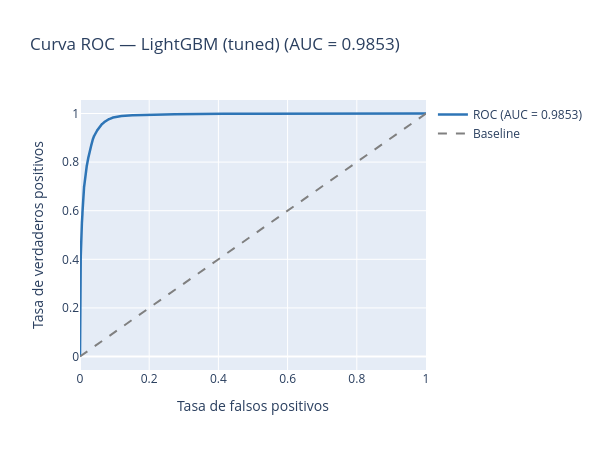

Notebook source saved alongside this figure:
### Markdown cell above
---
### Métricas del modelo — Curva ROC y comparativa

### Code cell
# Curva ROC interactiva
y_prob = modelo.predict_proba(X_test)[:, 1]
fpr, tpr, _ = roc_curve(y_test, y_prob)
roc_auc_val = auc(fpr, tpr)

fig_roc = go.Figure()
fig_roc.add_trace(go.Scatter(
    x=fpr, y=tpr, mode='lines',
    name=f'ROC (AUC = {roc_auc_val:.4f})',
    line=dict(color='#2E75B6', width=2.5)
))
fig_roc.add_trace(go.Scatter(
    x=[0,1], y=[0,1], mode='lines',
    line=dict(color='gray', dash='dash'), name='Baseline'
))
fig_roc.update_layout(
    title=f'Curva ROC — {meta["model"]} (AUC = {roc_auc_val:.4f})',
    xaxis_title='Tasa de falsos positivos',
    yaxis_title='Tasa de verdaderos positivos',
    height=450, width=600
)
fig_roc.show()
fig_roc.write_html(OUT_DIR / 'viz_05_roc.html')

# Tabla de métricas
try:
    import pandas as pd
    comp = pd.read_csv(OUT_DIR / 'metrics_comparison.csv')
    print('Comparativa de modelos:')
    print(comp.to_string(index=False, float_format='{:.4f}'.format))
except:
    print('metrics_comparison.csv no encontrado — ejecuta 4.Modelamiento.ipynb')

### Figure 1 — Plotly figure (JSON) as saved in the notebook; plotly's stock layout.template omitted (floating-point values rounded to 4 significant figures; data arrays with more than 128 entries replaced by an {"elided": "..."} marker saying what was removed)
{"data": [{"line": {"color": "#2E75B6", "width": 2.5}, "mode": "lines", "name": "ROC (AUC = 0.9853)", "type": "scatter", "x": {"elided": "5839 float values"}, "y": {"elided": "5839 float values"}}, {"line": {"color": "gray", "dash": "dash"}, "mode": "lines", "name": "Baseline", "type": "scatter", "x": [0, 1], "y": [0, 1]}], "layout": {"height": 450, "title": {"text": "Curva ROC — LightGBM (tuned) (AUC = 0.9853)"}, "width": 600, "xaxis": {"title": {"text": "Tasa de falsos positivos"}}, "yaxis": {"title": {"text": "Tasa de verdaderos positivos"}}}}
